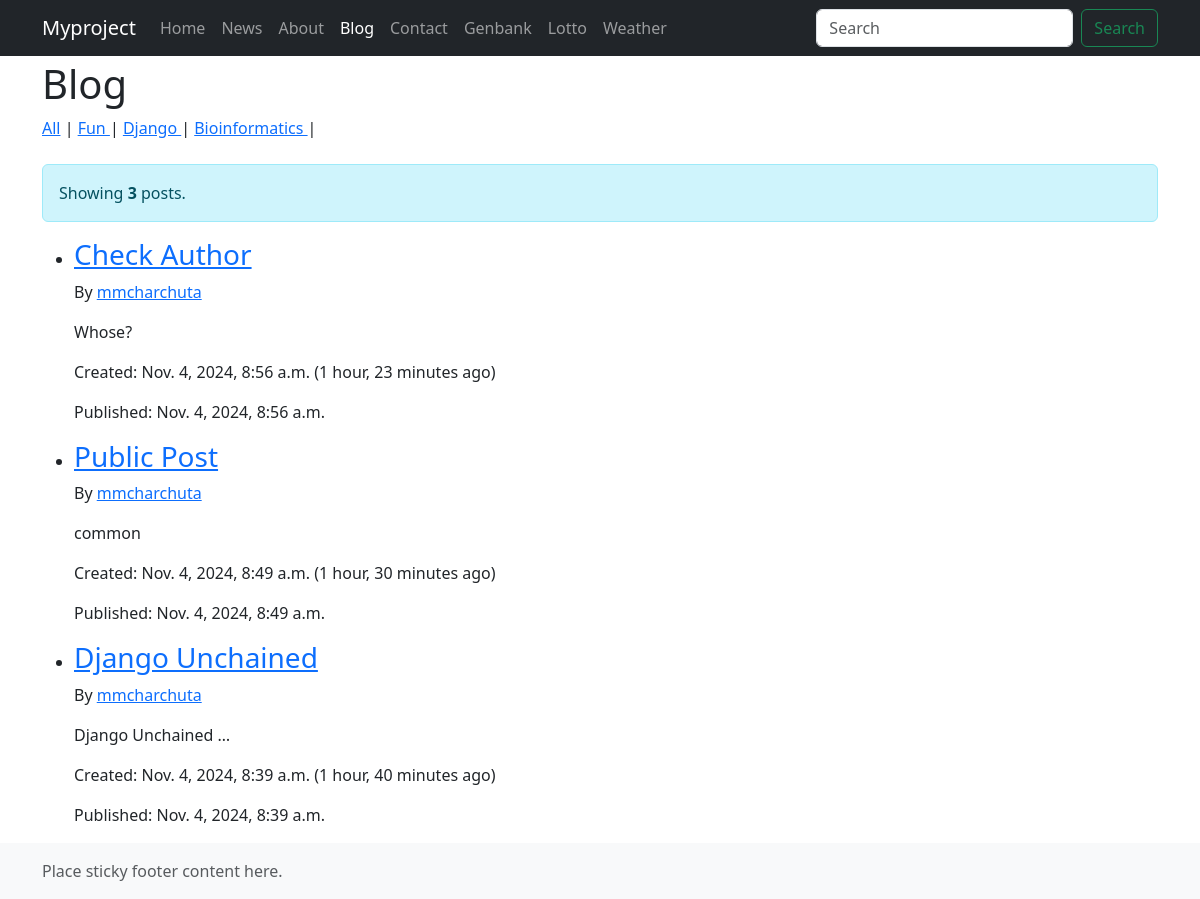
Page /blog/category/Django/ on the committed database.
### blog/models.py (models this page shows, shortened)
class Category(models.Model):
    name = models.CharField(max_length=30)
    description = models.TextField()
    class Meta:
        verbose_name_plural = 'Categories'

class Post(models.Model):
    category = models.ForeignKey(Category, on_delete=models.CASCADE, null=True)
    author = models.ForeignKey(Author, on_delete=models.CASCADE, null=True)  # New field for author
    title = models.CharField(max_length=140)
    body = models.TextField()
    date_create = models.DateTimeField(auto_now_add=True)
    date_update = models.DateTimeField(auto_now=True)
    date_publish = models.DateTimeField(blank=True, null=True)
    is_public = models.BooleanField(default=True)

class Author(models.Model):
    name = models.CharField(max_length=100)
    bio = models.TextField(blank=True)

### blog/views.py (the view)
# urls.py: path('', views.post_list_view, name='post_list_view'),
def post_list_view(request, category_name=None, author_id=None):
    if category_name:
        queryset = Post.objects.filter(category__name=category_name, is_public=True)
    elif author_id:
        queryset = Post.objects.filter(author__id=author_id, is_public=True)
    else:
        queryset = Post.objects.filter(is_public=True)
    queryset = queryset.order_by('-date_publish')
    context = {
        'object_list': queryset,
        'category_list': Category.objects.all(),
        'author': get_object_or_404(Author, id=author_id) if author_id else None,
    }
    return render(request, 'blog/post_list.html', context)

### blog/templates/blog/post_list.html (shortened to what this page needs)
{% extends 'myapp/base.html' %}
{% block nav-link-blog %}active{% endblock %}
{% block content %}
  <h1>Blog</h1>
  <a href="{% url 'blog:post_list_view' %}">All</a> |
  {% for category in category_list %}
    <a href="{% url 'blog:post_list_category' category.name %}">
      {{ category.name }}
    </a> |
  {% endfor %}
  <br><br>
  <div class="alert alert-info" role="alert">
    Showing <strong>{{ object_list|length }}</strong> posts.
  </div>
  <ul>
    {% for obj in object_list %}
      <li>
        <h3>
          <a href="{% url 'blog:post_detail_view' obj.id %}">{{ obj.title|title }}</a>
        </h3>
        {% if obj.author %}
          <p>By {% if obj.author %}<a href="{% url 'blog:posts_by_author' obj.author.id %}">{{ obj.author.name }}</a>{% else %}Unknown Author{% endif %}</p>
        {% else %}
          <p><em>Author unknown</em></p>
        {% endif %}
        <p>{{ obj.body|truncatewords:2 }}</p>
        <p>Created: {{ obj.date_create }} ({{ obj.date_create|timesince }} ago)</p>
        <p>Published: {{ obj.date_publish }}</p>
      </li>
    {% endfor %}
  </ul>
{% endblock %}

### rows in the picture
Category: name "Fun"
Category: name "Django"
Category: name "Bioinformatics"
Post: title "Check Author", author.name "mmcharchuta", body "Whose?", date_create "Nov. 4, 2024, 8:56 a.m.", date_create "1 hour, 23 minutes", date_publish "Nov. 4, 2024, 8:56 a.m."
Post: title "Public Post", author.name "mmcharchuta", body "common", date_create "Nov. 4, 2024, 8:49 a.m.", date_create "1 hour, 30 minutes", date_publish "Nov. 4, 2024, 8:49 a.m."
Post: title "Django Unchained", author.name "mmcharchuta", body "Django Unchained …", date_create "Nov. 4, 2024, 8:39 a.m.", date_create "1 hour, 40 minutes", date_publish "Nov. 4, 2024, 8:39 a.m."

### other values in the picture
{{ object_list|length }} "3"
